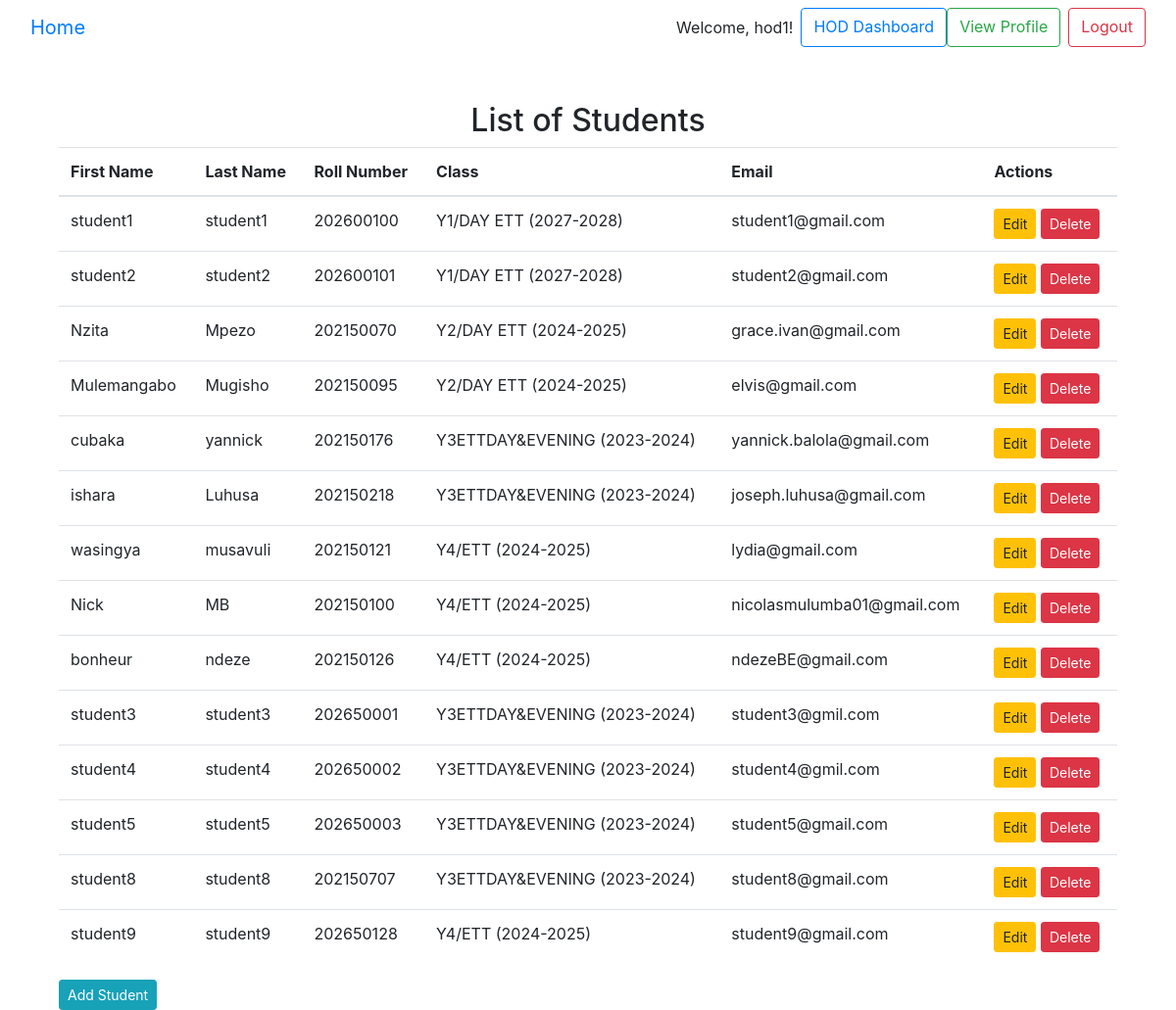
The page /students/ (signed in) on the database its author committed.
### core/models.py (models this page shows, shortened)
class CustomUser(AbstractUser):
    ROLE_CHOICES = [
        ('admin', 'Admin'),
        ('hod', 'Head of Department'),
        ('lecturer', 'Lecturer'),
        ('finance', 'Finance Employee'),
        ('security', 'Security Employee'),
    ]
    is_hod = models.BooleanField(default=False)
    is_finance_employee = models.BooleanField(default=False)
    is_security_employee = models.BooleanField(default=False)
    is_lecturer = models.BooleanField(default=False)
    role = models.CharField(max_length=20, choices=ROLE_CHOICES)
    photo = models.ImageField(upload_to='user_photos/', blank=True, null=True)

### students/models.py (models this page shows, shortened)
class Student(models.Model):
    first_name = models.CharField(max_length=50)
    last_name = models.CharField(max_length=50)
    email = models.EmailField(unique=True)
    student_rollnumber = models.CharField(max_length=20, unique=True)
    student_rfidnumber = models.CharField(max_length=20, unique=True)
    date_of_birth = models.DateField()
    enrollment_date = models.DateField(default=timezone.now)
    photo = models.ImageField(upload_to='student_photos/', blank=True, null=True)
    assigned_class = models.ForeignKey(Class, on_delete=models.SET_NULL, null=True, related_name='students')
    created_by = models.ForeignKey(CustomUser, on_delete=models.SET_NULL, null=True, related_name='students_created')
    updated_by = models.ForeignKey(CustomUser, on_delete=models.SET_NULL, null=True, related_name='students_updated')

### classes/models.py (models this page shows)
class Class(models.Model):
    name = models.CharField(max_length=100, unique=True)
    academic_year = models.ForeignKey(AcademicYear, on_delete=models.CASCADE, related_name='classes')
    lecturers = models.ManyToManyField(User, limit_choices_to={'role': 'lecturer'}, related_name='classes')
    created_at = models.DateTimeField(auto_now_add=True)
    created_by = models.ForeignKey(User, on_delete=models.CASCADE, related_name='created_classes')
    def __str__(self):
        return f"{self.name} ({self.academic_year})"

class AcademicYear(models.Model):
    year_start = models.IntegerField()
    year_end = models.IntegerField()
    def __str__(self):
        return f"{self.year_start}-{self.year_end}"

### students/views.py (the view)
# urls.py: path('', views.list_students, name='list_students'),
@login_required
def list_students(request):
    user = request.user
    if user.role == 'lecturer':
        lecturer_classes = user.classes.all()
        students = Student.objects.filter(assigned_class__in=lecturer_classes)
    elif user.role in ['hod', 'admin', 'finance']:
        students = Student.objects.all()
    else:
        students = Student.objects.none()  # No students if the user role is not recognized
        raise PermissionDenied
    context = {
        'students': students
    }
    return render(request, 'students/list_students.html', context)

### students/templates/students/list_students.html (shortened to what this page needs)
{% extends 'base.html' %}
{% block content %}
<div class="container mt-5">
    <h2 class="text-center">List of Students</h2>
    <table class="table">
        <thead>
            <tr>
                <th>First Name</th>
                <th>Last Name</th>
                <th>Roll Number</th>
                <th>Class</th>
                <th>Email</th>
                <th>Actions</th>
            </tr>
        </thead>
        <tbody>
            {% for student in students %}
            <tr>
                <td>{{ student.first_name }}</td>
                <td>{{ student.last_name }}</td>
                <td>{{ student.student_rollnumber }}</td>
                <td>{{ student.assigned_class }}</td>
                <td>{{ student.email }}</td>
                <td>
                    <a href="{% url 'students:update_student' student.id %}" class="btn btn-warning btn-sm">Edit</a>
                    <a href="{% url 'students:delete_student' student.id %}" class="btn btn-danger btn-sm" onclick="return confirm('Are you sure you want to delete this course?');">Delete</a>
                </td>
            </tr>
            {% empty %}
            <tr>
                <td colspan="5">No students found.</td>
            </tr>
            {% endfor %}
        </tbody>
    </table>
    <a href="{% url 'students:register_student' %}" class="btn btn-info btn-sm">Add Student</a>
</div>
{% endblock %}

### core/templates/base.html (shortened to what this page needs)
<!DOCTYPE html>
<html lang="en">
<head>
    <link href="https://maxcdn.bootstrapcdn.com/bootstrap/4.5.2/css/bootstrap.min.css" rel="stylesheet">
</head>
<body>
    <nav class="navbar navbar-expand-lg bg-body-tertiary">
        <div class="container-fluid">
            <a class="navbar-brand" href="{% url 'core:home' %}">Home</a>
          <form class="d-flex" role="search">
            {% if user.is_authenticated %}
                <span class="navbar-text">Welcome, {{ user.username }}!</span>
                {% if user.is_hod %}
                    <a href="{% url 'dashboard:hod_dashboard' %}" class="btn btn-outline-primary ml-2">HOD Dashboard</a>
                {% elif user.is_lecturer %}
                    <a href="{% url 'dashboard:lecturer_dashboard' %}" class="btn btn-outline-primary ml-2">Lecturer Dashboard</a>
                {% elif user.is_finance_employee %}
                    <a href="{% url 'dashboard:finance_dashboard' %}" class="btn btn-outline-primary ml-2">Finance Dashboard</a>
                {% elif user.is_security_employee %}
                    <a href="{% url 'dashboard:security_dashboard' %}" class="btn btn-outline-primary ml-2">Security Dashboard</a>
                {% endif %}
                <a href="{% url 'core:profile' %}" class="btn btn-outline-success">View Profile</a>
                <a href="{% url 'core:logout' %}" class="btn btn-outline-danger ml-2">Logout</a>
            {% else %}
                <a href="{% url 'core:login' %}" class="btn btn-outline-primary ml-2">Login</a>
            {% endif %}
          </form>
        </div>
    </nav>
    <div class="container mt-4">
        {% block content %}{% endblock %}
    </div>
</body>
</html>

### rows shown on the page
CustomUser: username "hod1"
Student: first_name "student1", last_name "student1", student_rollnumber "202600100", assigned_class "Y1/DAY ETT (2027-2028)", email "student1@gmail.com"
Student: first_name "student2", last_name "student2", student_rollnumber "202600101", assigned_class "Y1/DAY ETT (2027-2028)", email "student2@gmail.com"
Student: first_name "Nzita", last_name "Mpezo", student_rollnumber "202150070", assigned_class "Y2/DAY ETT (2024-2025)", email "grace.ivan@gmail.com"
Student: first_name "Mulemangabo", last_name "Mugisho", student_rollnumber "202150095", assigned_class "Y2/DAY ETT (2024-2025)", email "elvis@gmail.com"
Student: first_name "cubaka", last_name "yannick", student_rollnumber "202150176", assigned_class "Y3ETTDAY&EVENING (2023-2024)", email "yannick.balola@gmail.com"
Student: first_name "ishara", last_name "Luhusa", student_rollnumber "202150218", assigned_class "Y3ETTDAY&EVENING (2023-2024)", email "joseph.luhusa@gmail.com"
Student: first_name "wasingya", last_name "musavuli", student_rollnumber "202150121", assigned_class "Y4/ETT (2024-2025)", email "lydia@gmail.com"
Student: first_name "Nick", last_name "MB", student_rollnumber "202150100", assigned_class "Y4/ETT (2024-2025)", email "nicolasmulumba01@gmail.com"
Student: first_name "bonheur", last_name "ndeze", student_rollnumber "202150126", assigned_class "Y4/ETT (2024-2025)", email "ndezeBE@gmail.com"
Student: first_name "student3", last_name "student3", student_rollnumber "202650001", assigned_class "Y3ETTDAY&EVENING (2023-2024)", email "student3@gmil.com"
Student: first_name "student4", last_name "student4", student_rollnumber "202650002", assigned_class "Y3ETTDAY&EVENING (2023-2024)", email "student4@gmil.com"
Student: first_name "student5", last_name "student5", student_rollnumber "202650003", assigned_class "Y3ETTDAY&EVENING (2023-2024)", email "student5@gmail.com"
Student: first_name "student8", last_name "student8", student_rollnumber "202150707", assigned_class "Y3ETTDAY&EVENING (2023-2024)", email "student8@gmail.com"
Student: first_name "student9", last_name "student9", student_rollnumber "202650128", assigned_class "Y4/ETT (2024-2025)", email "student9@gmail.com"
